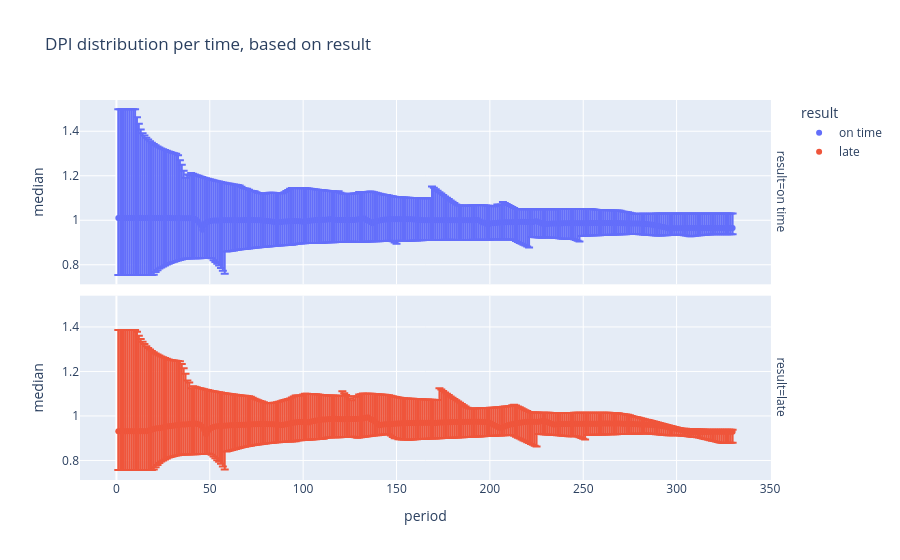

Source (notebook cell):
### Markdown cell above
### Separation of late and on-time projects

### Code cell
#create dataframe with metrics
tmp_on_time = create_indicator_confidence_interval(df.loc[df.late_project == False])
tmp_on_time["result"] = "on time"

tmp_late = create_indicator_confidence_interval(df.loc[df.late_project == True])
tmp_late["result"] = "late"

tmp = pd.concat([tmp_on_time, tmp_late])

#plot figure
px.scatter(tmp,
           title = "DPI distribution per time, based on result",
           x = "period",
           y = "median",
           facet_row = "result",
           color = "result",
           error_y = "max_error",
        error_y_minus = "min_error",)

### Figure 1 — Plotly figure (JSON) as saved in the notebook; plotly's stock layout.template omitted (floating-point values rounded to 4 significant figures; data arrays with more than 128 entries replaced by an {"elided": "..."} marker saying what was removed)
{"data": [{"error_y": {"array": {"elided": "330 float values"}, "arrayminus": {"elided": "330 float values"}}, "hovertemplate": "result=on time<br>period=%{x}<br>median=%{y}<extra></extra>", "legendgroup": "on time", "marker": {"color": "#636efa", "symbol": "circle"}, "mode": "markers", "name": "on time", "orientation": "v", "showlegend": true, "type": "scatter", "x": {"elided": "330 int values"}, "xaxis": "x2", "y": {"elided": "330 float values"}, "yaxis": "y2"}, {"error_y": {"array": {"elided": "330 float values"}, "arrayminus": {"elided": "330 float values"}}, "hovertemplate": "result=late<br>period=%{x}<br>median=%{y}<extra></extra>", "legendgroup": "late", "marker": {"color": "#EF553B", "symbol": "circle"}, "mode": "markers", "name": "late", "orientation": "v", "showlegend": true, "type": "scatter", "x": {"elided": "330 int values"}, "xaxis": "x", "y": {"elided": "330 float values"}, "yaxis": "y"}], "layout": {"annotations": [{"font": {}, "showarrow": false, "text": "result=late", "textangle": 90, "x": 0.98, "xanchor": "left", "xref": "paper", "y": 0.2425, "yanchor": "middle", "yref": "paper"}, {"font": {}, "showarrow": false, "text": "result=on time", "textangle": 90, "x": 0.98, "xanchor": "left", "xref": "paper", "y": 0.7575, "yanchor": "middle", "yref": "paper"}], "legend": {"title": {"text": "result"}, "tracegroupgap": 0}, "title": {"text": "DPI distribution per time, based on result"}, "xaxis": {"anchor": "y", "domain": [0, 0.98], "title": {"text": "period"}}, "xaxis2": {"anchor": "y2", "domain": [0, 0.98], "matches": "x", "showticklabels": false}, "yaxis": {"anchor": "x", "domain": [0, 0.485], "title": {"text": "median"}}, "yaxis2": {"anchor": "x2", "domain": [0.515, 1], "matches": "y", "title": {"text": "median"}}}}
